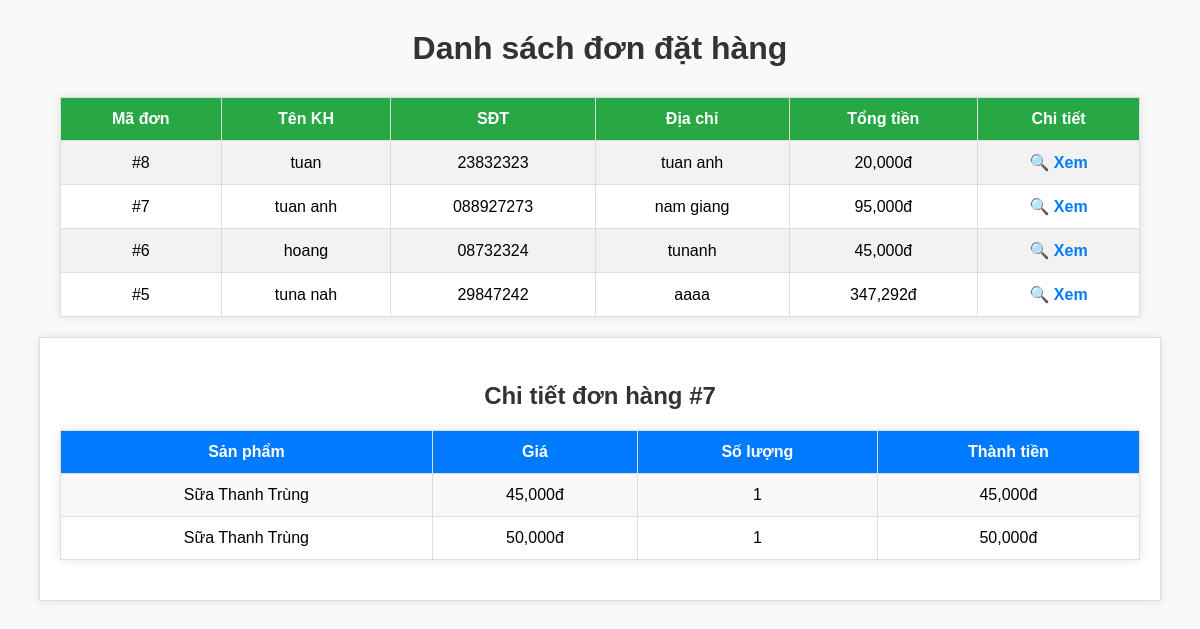
Page /admin/quanlydondat/quanlydondat.php?xemchitiet=7 on the committed database.
### tables this page shows
CREATE TABLE `donhang` (
  `id` int(11) NOT NULL,
  `user_id` int(11) DEFAULT NULL,
  `ten_khachhang` varchar(100) DEFAULT NULL,
  `sdt` varchar(20) DEFAULT NULL,
  `diachi` text DEFAULT NULL,
  `tong_tien` float DEFAULT NULL,
  `ngay_dat` datetime DEFAULT current_timestamp()
);

CREATE TABLE `donhang_chitiet` (
  `id` int(11) NOT NULL,
  `id_donhang` int(11) DEFAULT NULL,
  `id_sanpham` int(11) DEFAULT NULL,
  `soluong` int(11) DEFAULT NULL,
  `ten_sanpham` varchar(255) DEFAULT NULL,
  `gia` float DEFAULT NULL
);

### admin/quanlydondat/quanlydondat.php (the view, shortened to what this page needs)
<?php
require_once("../../ketnoi.php");
$sql = "SELECT * FROM donhang ORDER BY id DESC";
$result = mysqli_query($conn, $sql);
?>
<!DOCTYPE html>
<html lang="vi">
<head>
</head>
<body>
    <h2>Danh sách đơn đặt hàng</h2>
    <table>
        <tr>
            <th>Mã đơn</th>
            <th>Tên KH</th>
            <th>SĐT</th>
            <th>Địa chỉ</th>
            <th>Tổng tiền</th>
            <th>Chi tiết</th>
        </tr>
        <?php while ($row = mysqli_fetch_assoc($result)) { ?>
        <tr>
            <td>#<?= $row['id'] ?></td>
            <td><?= $row['ten_khachhang'] ?></td>
            <td><?= $row['sdt'] ?></td>
            <td><?= $row['diachi'] ?></td>
            <td><?= number_format($row['tong_tien']) ?>đ</td>
            <td><a href="?xemchitiet=<?= $row['id'] ?>">🔍 Xem</a></td>
        </tr>
        <?php } ?>
    </table>
<?php
if (isset($_GET['xemchitiet'])) {
    $id_donhang = (int)$_GET['xemchitiet'];
    $sql_ct = "SELECT * FROM donhang_chitiet WHERE id_donhang = $id_donhang";
    $result_ct = mysqli_query($conn, $sql_ct);
    echo "<div class='detail'><h3>Chi tiết đơn hàng #$id_donhang</h3>";
    echo "<table>";
    echo "<tr><th>Sản phẩm</th><th>Giá</th><th>Số lượng</th><th>Thành tiền</th></tr>";
    while ($row_ct = mysqli_fetch_assoc($result_ct)) {
        $thanhtien = $row_ct['gia'] * $row_ct['soluong'];
        echo "<tr>";
        echo "<td>" . $row_ct['ten_sanpham'] . "</td>";
        echo "<td>" . number_format($row_ct['gia']) . "đ</td>";
        echo "<td>" . $row_ct['soluong'] . "</td>";
        echo "<td>" . number_format($thanhtien) . "đ</td>";
        echo "</tr>";
    }
    echo "</table></div>";
}
?>
</body>
</html>

### admin/quanlydondat/quanlydondat.php (style rules this page uses)
body { font-family: 'Arial', sans-serif; background-color: #f9f9f9; margin: 0; padding: 0; }
h2 { text-align: center; margin: 30px 0; font-size: 32px; color: #333; }
table { width: 90%; margin: 20px auto; border-collapse: collapse; background-color: #fff; box-shadow: 0 0 10px rgba(0, 0, 0, 0.1); }
th, td { padding: 12px; border: 1px solid #ddd; text-align: center; }
th { background-color: #28a745; color: white; font-weight: bold; }
tr:nth-child(even) { background-color: #f2f2f2; }
a { text-decoration: none; color: #007bff; font-weight: bold; }
.detail { margin-top: 30px; padding: 20px; background-color: #fff; border: 1px solid #ddd; box-shadow: 0 0 10px rgba(0, 0, 0, 0.1); max-width: 90%; margin: 20px auto; }
.detail h3 { text-align: center; font-size: 24px; color: #333; margin-bottom: 20px; }
.detail table { width: 100%; border-collapse: collapse; }
.detail th, .detail td { padding: 12px; border: 1px solid #ddd; text-align: center; }
.detail th { background-color: #007bff; color: white; }
.detail tr:nth-child(even) { background-color: #f9f9f9; }

### rows in the picture
donhang: id "8", ten_khachhang "tuan", sdt "23832323", diachi "tuan anh", tong_tien "20,000"
donhang: id "7", ten_khachhang "tuan anh", sdt "088927273", diachi "nam giang", tong_tien "95,000"
donhang: id "6", ten_khachhang "hoang", sdt "08732324", diachi "tunanh", tong_tien "45,000"
donhang: id "5", ten_khachhang "tuna nah", sdt "29847242", diachi "aaaa", tong_tien "347,292"
donhang_chitiet: ten_sanpham "Sữa Thanh Trùng", gia "45,000", soluong "1", thanhtien "45,000"
donhang_chitiet: ten_sanpham "Sữa Thanh Trùng", gia "50,000", soluong "1", thanhtien "50,000"

### other values in the picture
$id_donhang "7"
